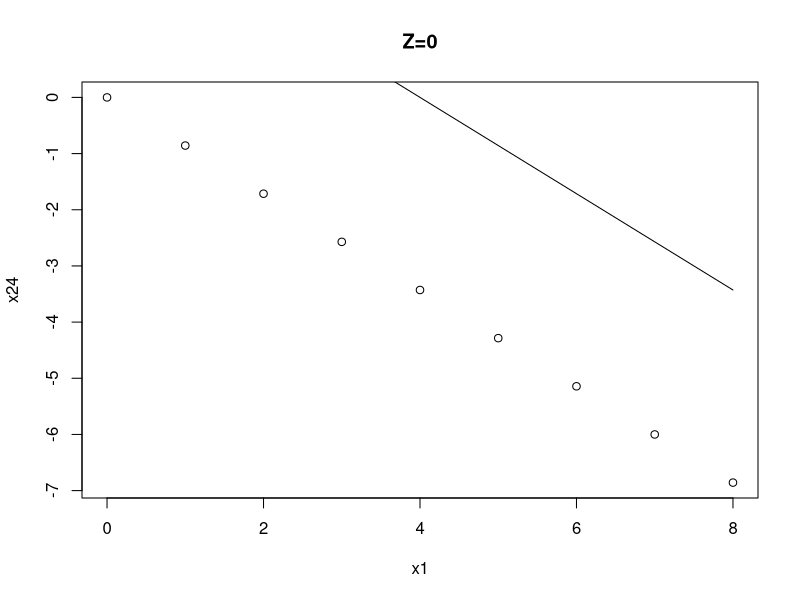
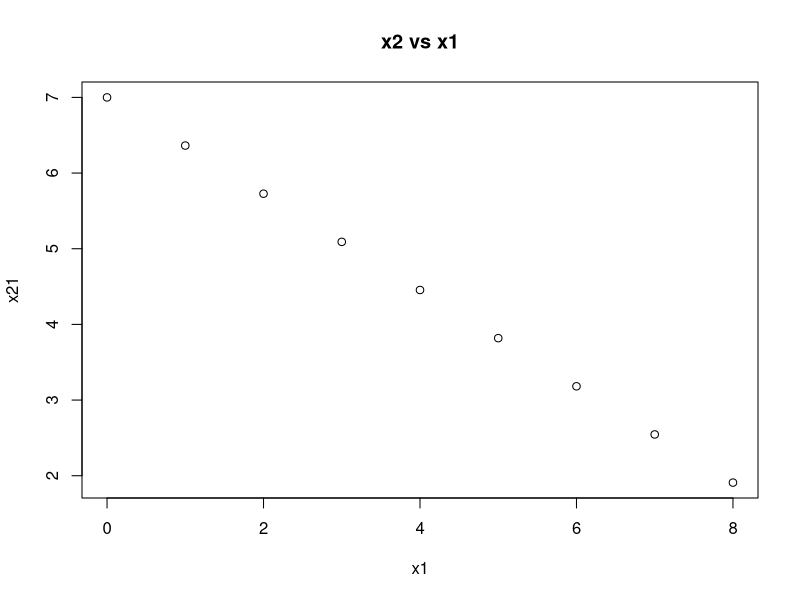
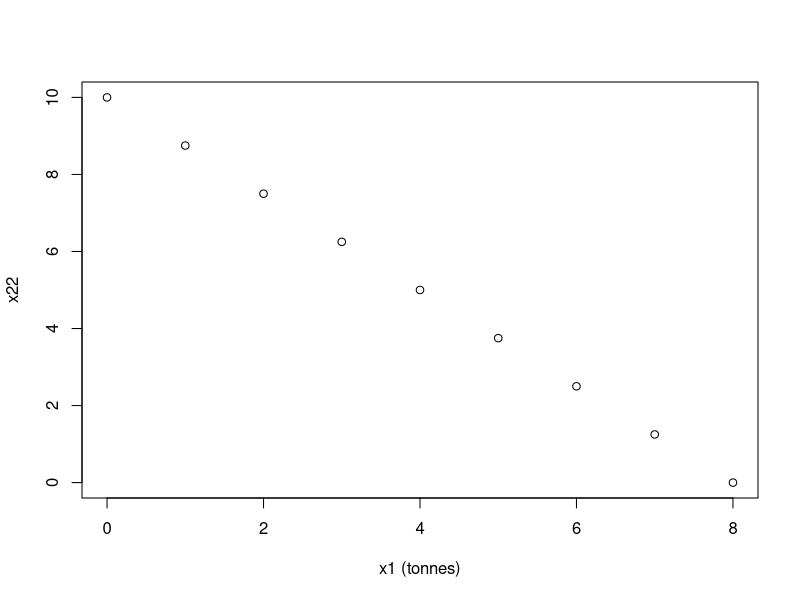
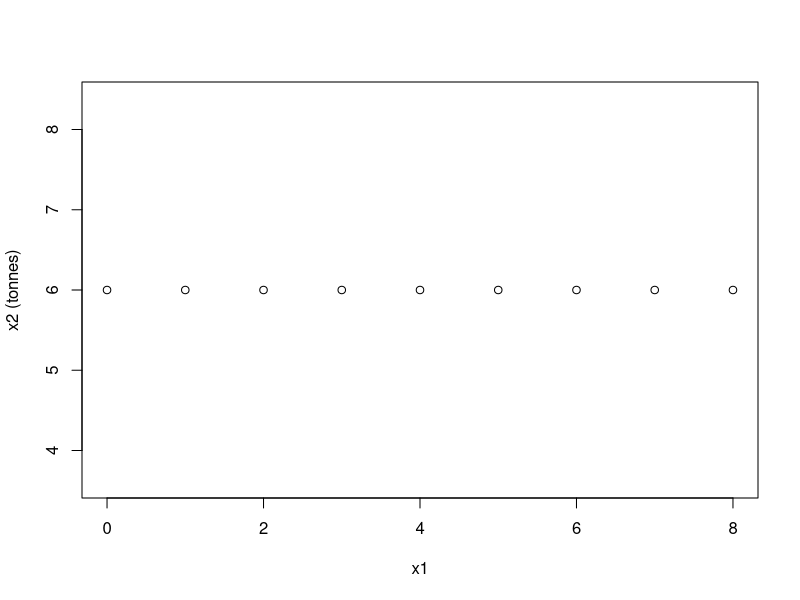

Source code (R) for these figures, in order:
x21<-matrix(0,8)
x22<-matrix(0,8)
x23<-matrix(0,8)
x24<-matrix(0,8)
x25<-matrix(0,8)
x26<-matrix(0,8)
for (x1 in 0:8){
  x21[x1+1]=-(7/11)*x1+7
  x22[x1+1]=(80-10*x1)/8
  x23[x1+1]=6
  x24[x1+1]=-150*x1/175
  x25[x1+1]=(600-150*x1)/175
  x26[x1+1]=(1400-150*x1)/175
}
x1=0:8


plot(x1,x24,main ='Z=0')
lines(x1,x25,main = 'Z=600')
lines(x1,x26,main = 'Z=1400')
plot(x1,x21,main = 'x2 vs x1')
plot(x1,x22,xlab = 'x1 (tonnes)')
plot(x1,x23,ylab = 'x2 (tonnes)')
